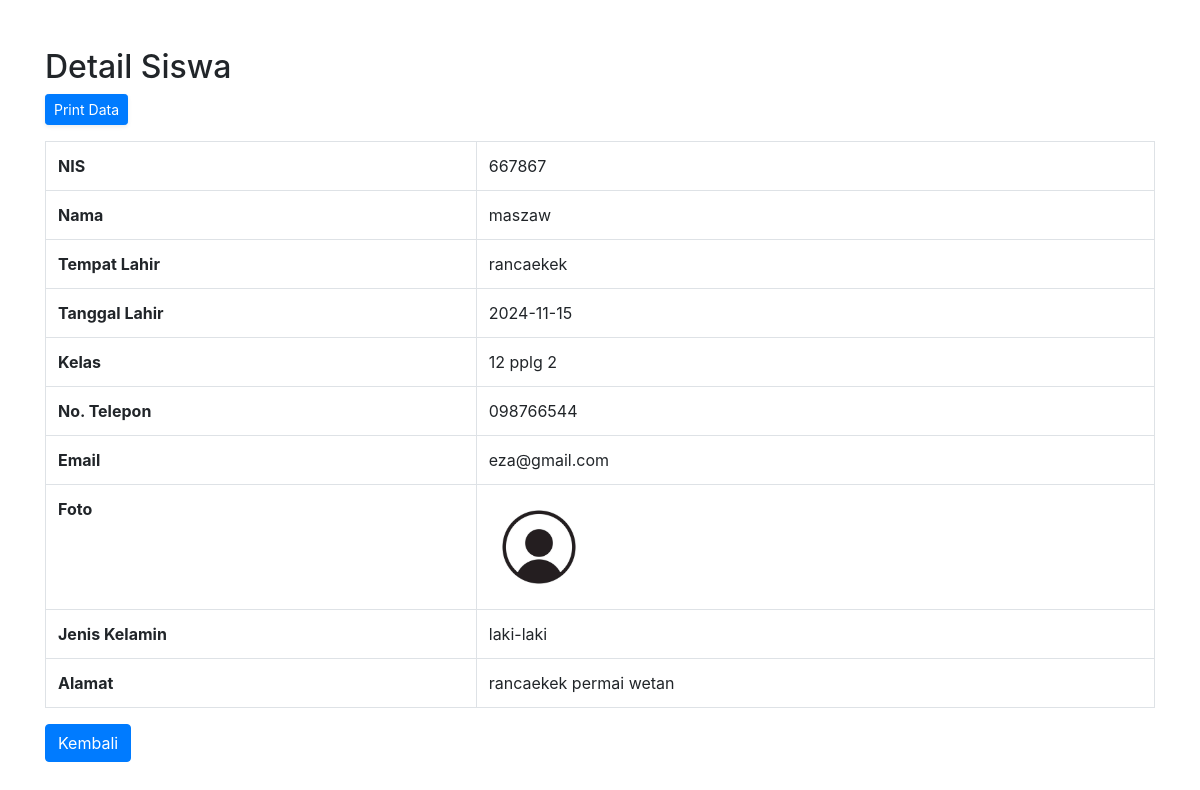
/report_detail.php?id_siswa=2 (signed in), run on the app's committed database.
### tables this page shows
CREATE TABLE `siswa` (
  `id_siswa` int NOT NULL AUTO_INCREMENT,
  `NIS` int DEFAULT NULL,
  `nama` varchar(100) DEFAULT NULL,
  `kelas` varchar(100) DEFAULT NULL,
  `no_telp` varchar(100) DEFAULT NULL,
  `email` varchar(100) DEFAULT NULL,
  `jenis_kelamin` enum('laki-laki','perempuan') DEFAULT NULL COMMENT '''laki-laki'', ''perempuan''',
  `alamat` text,
  `foto` varchar(100) DEFAULT NULL,
  `tempat_lahir` varchar(100) DEFAULT NULL,
  `tanggal_lahir` date DEFAULT NULL,
  PRIMARY KEY (`id_siswa`)
);

### report_detail.php (the view, shortened to what this page needs)
<?php
include "koneksi.php";
$id_siswa = $_GET['id_siswa'];
$query = "SELECT * FROM siswa WHERE id_siswa = ?";
$stmt = mysqli_prepare($koneksi, $query);
mysqli_stmt_bind_param($stmt, 'i', $id_siswa);
mysqli_stmt_execute($stmt);
$result = mysqli_stmt_get_result($stmt);
$data_siswa = mysqli_fetch_assoc($result);
?>
<!doctype html>
<html lang="en">
<head>
    <link rel="stylesheet" href="https://stackpath.bootstrapcdn.com/bootstrap/4.5.2/css/bootstrap.min.css">
</head>
<body>
    <div class="container mt-5">
        <h2>Detail Siswa</h2>
        <button class="d-flex d-sm-inline-block btn btn-sm btn-primary shadow-sm" onclick="printDiv('printArea')">
                Print Data
            </button>
            <div id="printArea" class="pt-3">
        <table class="table table-bordered">
            <tr>
                <th>NIS</th>
                <td><?php echo htmlspecialchars($data_siswa['NIS']); ?></td>
            </tr>
            <tr>
                <th>Nama</th>
                <td><?php echo htmlspecialchars($data_siswa['nama']); ?></td>
            </tr>
            <tr>
                <th>Tempat Lahir</th>
                <td><?php echo htmlspecialchars($data_siswa['tempat_lahir']); ?></td>
            </tr>
            <tr>
                <th>Tanggal Lahir</th>
                <td><?php echo htmlspecialchars($data_siswa['tanggal_lahir']); ?></td>
            </tr>
            <tr>
                <th>Kelas</th>
                <td><?php echo htmlspecialchars($data_siswa['kelas']); ?></td>
            </tr>
            <tr>
                <th>No. Telepon</th>
                <td><?php echo htmlspecialchars($data_siswa['no_telp']); ?></td>
            </tr>
            <tr>
                <th>Email</th>
                <td><?php echo htmlspecialchars($data_siswa['email']); ?></td>
            </tr>
            <tr>
                <th>Foto</th>
                <td><img src="uploads/<?php echo htmlspecialchars($data_siswa['foto']); ?>" alt="Foto Siswa" width="100"></td>
            </tr>
            <tr>
                <th>Jenis Kelamin</th>
                <td><?php echo htmlspecialchars($data_siswa['jenis_kelamin']); ?></td>
            </tr>
            <tr>
                <th>Alamat</th>
                <td><?php echo htmlspecialchars($data_siswa['alamat']); ?></td>
            </tr>
        </table>
        </div>
        <a href="report.php" class="btn btn-primary">Kembali</a>
    </div>
</body>
</html>

### data on the page
siswa: NIS "667867", nama "maszaw", tempat_lahir "rancaekek", tanggal_lahir "2024-11-15", kelas "12 pplg 2", no_telp "098766544", email "eza@gmail.com", foto (picture), jenis_kelamin "laki-laki", alamat "rancaekek permai wetan"
